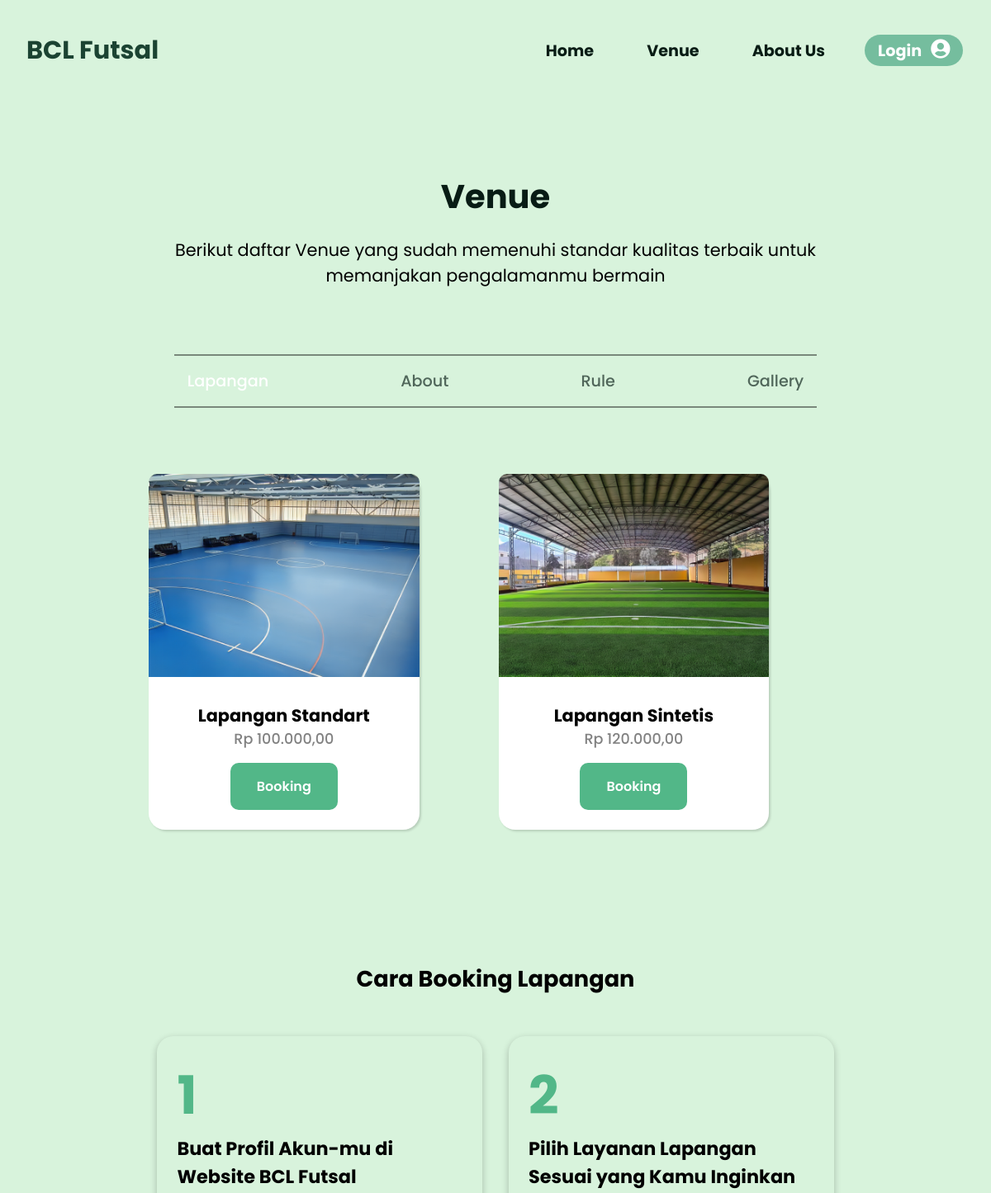
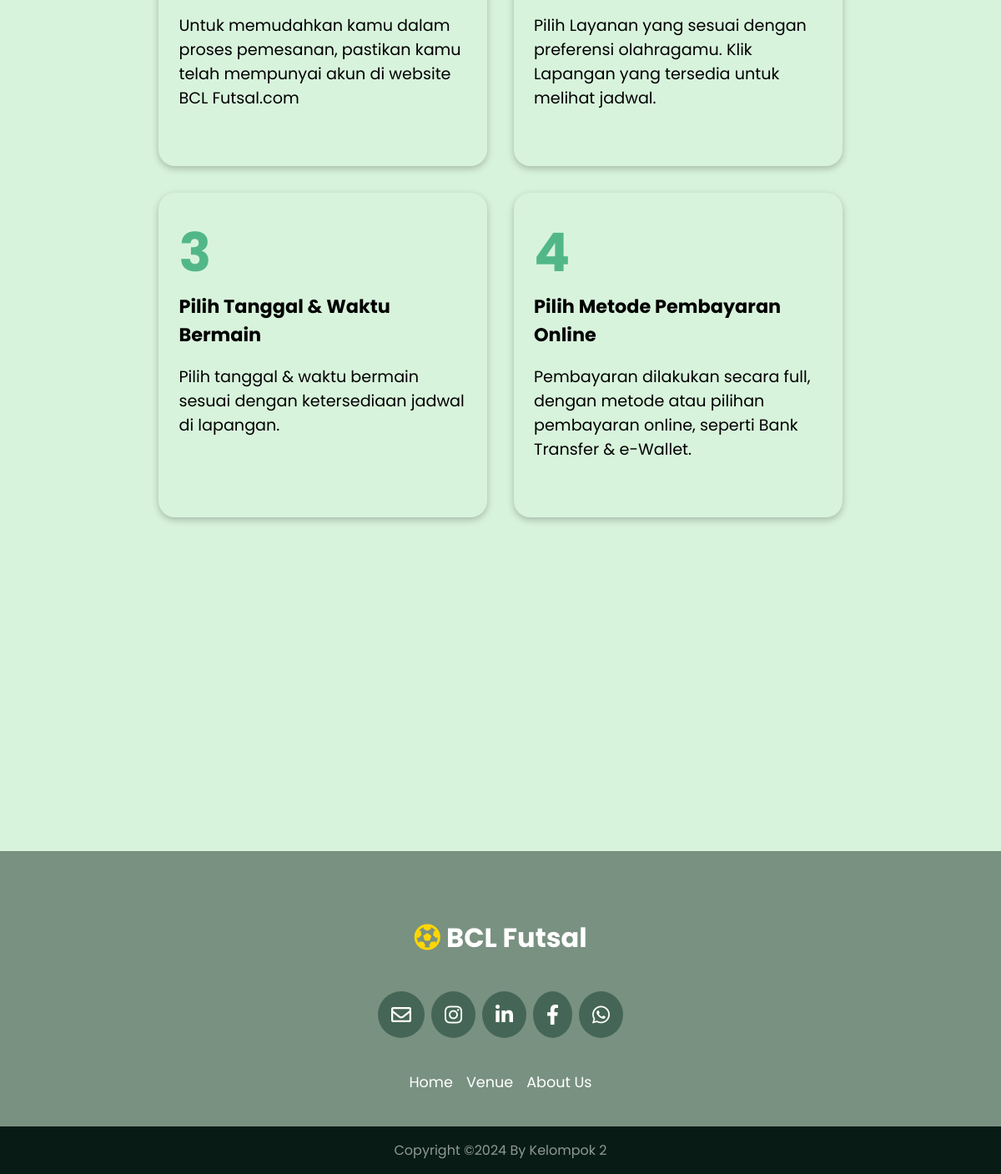
The app's page /index.php/home/venue with its own data (2 pictures, top to bottom).
### tables this page shows
CREATE TABLE `user_sub_menu` (
  `id` int(11) NOT NULL,
  `menu_id` int(11) NOT NULL,
  `title` varchar(128) NOT NULL,
  `url` varchar(128) NOT NULL,
  `icon` varchar(128) NOT NULL,
  `is_active` int(1) NOT NULL
);

CREATE TABLE `lapangan` (
  `id` int(11) NOT NULL,
  `jenis_lapangan` varchar(198) NOT NULL,
  `harga` int(11) NOT NULL,
  `is_active` int(1) NOT NULL,
  `img` varchar(50) NOT NULL
);

CREATE TABLE `tutor` (
  `id` int(11) NOT NULL,
  `tutor` varchar(200) NOT NULL,
  `text` varchar(200) NOT NULL
);

### application/controllers/Home.php (called while the page is built, shortened)
<?php
class Home extends CI_Controller
{
    public function __construct()
    {
        if (checked_user_login() == 'Visitor') {
            $status = [
                'status' => checked_user_login(),
                'roll_id' => 4
            ];
        } else {
            $status = [
                'status' => checked_user_login(),
            ];
        }
        $this->session->set_userdata($status);
    }
    public function venue()
    {
        $data['title'] = 'Venue';
        $data['lapangan'] = $this->db->get('lapangan')->result_array();
        $data['icon'] = $this->db->get('icon')->result_array();
        $data['tutor'] = $this->db->get('tutor')->result_array();
        $data['fasilitas'] = $this->db->get('fasilitas')->result_array();
        $data['menu'] = $this->modelfutsal->get_where('user_sub_menu', ['menu_id' => $this->session->userdata('roll_id')]);
        if ($this->session->userdata('status') == 'Member') {
            $data['user'] = $this->db->get_where('user', ['email' => $this->session->userdata('email')])->row_array();
        } else {
            $data['user'] = [
                'name' => '????',
                'image' => 'default.png'
            ];
        }
        $this->load->view('templates/user/header', $data);
        $this->load->view('templates/user/topbar', $data);
        $this->load->view('home/venue/venue', $data);
        $this->load->view('templates/user/footer', $data);
    }
}

### index.php (called while the page is built, shortened)
<?php
require_once BASEPATH.'core/CodeIgniter.php';

### application/models/ModelFutsal.php (called while the page is built, shortened)
<?php
class ModelFutsal extends CI_Model
{
    public function get_where($table, $id)
    {
        return $this->db->get_where($table, $id)->result_array();
    }
}

### application/views/home/venue/venue.php (the view, shortened to what this page needs)
<main class="venue main">
    <div class="header-venue">
        <h1><?= $title; ?></h1>
        <p>Berikut daftar Venue yang sudah memenuhi standar kualitas terbaik untuk memanjakan pengalamanmu bermain</p>
    </div>
    <div class="menu-venue">
        <ul>
            <li><span class="hadir-venue-menu" id="menu-lapangan">Lapangan</span></li>
            <li><span id="menu-about">About</span></li>
            <li><span id="menu-rule">Rule</span></li>
            <li><span id="menu-gallery">Gallery</span></li>
        </ul>
    </div>
    <div id="venue-lapangan">
        <div class="body-venue lapangan">
            <div class="venues-lapangan">
                <?php foreach ($lapangan as $lp) : ?>
                    <a href="<?= base_url('home/detailBookingLapangan/') . $lp['id'] ?>" class="card-link">
                        <div class="card-lapangan">
                            <div class="card-img-lp">
                                <img src="<?= base_url('assets/img/lapangan/') . $lp['img'] ?>" alt="">
                            </div>
                            <div class="card-text">
                                <h1>Lapangan <?= $lp['jenis_lapangan']; ?></h1>
                                <p><?= "Rp " . number_format($lp['harga'], 2, ',', '.'); ?></p>
                                <a class="tombol" href="<?= base_url('home/detailBookingLapangan/') . $lp['id'] ?>" class="tombol">Booking</a>
                            </div>
                        </div>
                    </a>
                <?php endforeach; ?>
            </div>
        </div>
    </div>
    <div class="tutor">
        <h1>Cara Booking Lapangan</h1>
        <div class="row-tutor">
            <?php foreach ($tutor as $t) : ?>
                <div class="card-tutor">
                    <div class="card-tutor-header">
                        <h1><?= $t['id']; ?></h1>
                        <h3><?= $t['tutor']; ?></h3>
                    </div>
                    <div class="card-tutor-body">
                        <p><?= $t['text']; ?></p>
                    </div>
                </div>
            <?php endforeach; ?>
        </div>
    </div>
</main>

### application/views/templates/user/header.php (shortened to what this page needs)
<!DOCTYPE html>
<html lang="en">
<head>
    <link rel="stylesheet" href="<?= base_url('assets/css/styles1.css') ?>">
    <link href="<?= base_url('assets/'); ?>vendor/fontawesome-free/css/all.min.css" rel="stylesheet" type="text/css">
</head>
<body>

### application/views/templates/user/topbar.php (shortened to what this page needs)
<header>
    <a href="" class="pt">BCL Futsal</a>
    <nav class="nav-desktop">
        <ul>
            <?php foreach($menu as $m): ?>
            <li>
                <a href="<?= base_url(). $m['url']?>"><?= $m['title']; ?></a>
            </li>
            <?php endforeach; ?>
            <li>
                <?php if($this->session->userdata('status') == 'Visitor'): ?>
                    <a href ="<?= base_url('auth')?>" class="login" id="profile">Login <i class="logo fas fa-user-circle"></i> </a>
                <?php else: ?>
                    <div class="st-member" id="profile"><img src="<?= base_url('assets/img/profile/'). $user['image']?>" alt=""></div>
                <?php endif; ?>
            </li>
        </ul>
    </nav>
</header>

### application/views/templates/user/footer.php (shortened to what this page needs)
<footer>
        <h1><i class="fas fa-futbol"></i> BCL Futsal</h1>
        <div class="logo-footer">
            <a href="mailto: holanakdo@email.com"><i class="far fa-envelope"></i></a>
            <a href="https://www.instagram.com/bclfutsal/" target="_blank"><i class="fab fa-instagram"></i></a>
            <a href="https://www.linkedin.com/in/muhammad-naufal-saputra-b6a8902a8/" target="_blank"><i class="fab fa-linkedin-in"></i></a>
            <a href="https://www.facebook.com/fifa?locale=id_ID" target="_blank"><i class="fab fa-facebook-f"></i></a>
            <a href="https://wa.me/6281381653386"><i class="fab fa-whatsapp"></i></a>
        </div>
        <div class="menu">
            <ul>
                <?php foreach($menu as $m): ?>
                <li><a href="<?= base_url(). $m['url']?>"><?= $m['title']; ?></a></li>
                <?php endforeach; ?>
            </ul>
        </div>
        <div class="copyright">
            <p>Copyright &copy;<?= date('Y'); ?> By Kelompok 2</p>
        </div>
</footer>
</body>
</html>

### records on screen
user_sub_menu: title "Home"
user_sub_menu: title "Venue"
user_sub_menu: title "About Us"
lapangan: img (picture), jenis_lapangan "Standart", harga "100.000,00"
lapangan: img (picture), jenis_lapangan "Sintetis", harga "120.000,00"
tutor: id "1", tutor "Buat Profil Akun-mu di Website BCL Futsal", text "Untuk memudahkan kamu dalam proses pemesanan, pastikan kamu telah mempunyai akun di website BCL Futsal.com"
tutor: id "2", tutor "Pilih Layanan Lapangan Sesuai yang Kamu Inginkan", text "Pilih Layanan yang sesuai dengan preferensi olahragamu. Klik Lapangan yang tersedia untuk melihat jadwal."
tutor: id "3", tutor "Pilih Tanggal & Waktu Bermain", text "Pilih tanggal & waktu bermain sesuai dengan ketersediaan jadwal di lapangan."
tutor: id "4", tutor "Pilih Metode Pembayaran Online", text "Pembayaran dilakukan secara full, dengan metode atau pilihan pembayaran online, seperti Bank Transfer & e-Wallet."

### other values on screen
$title "Venue"
